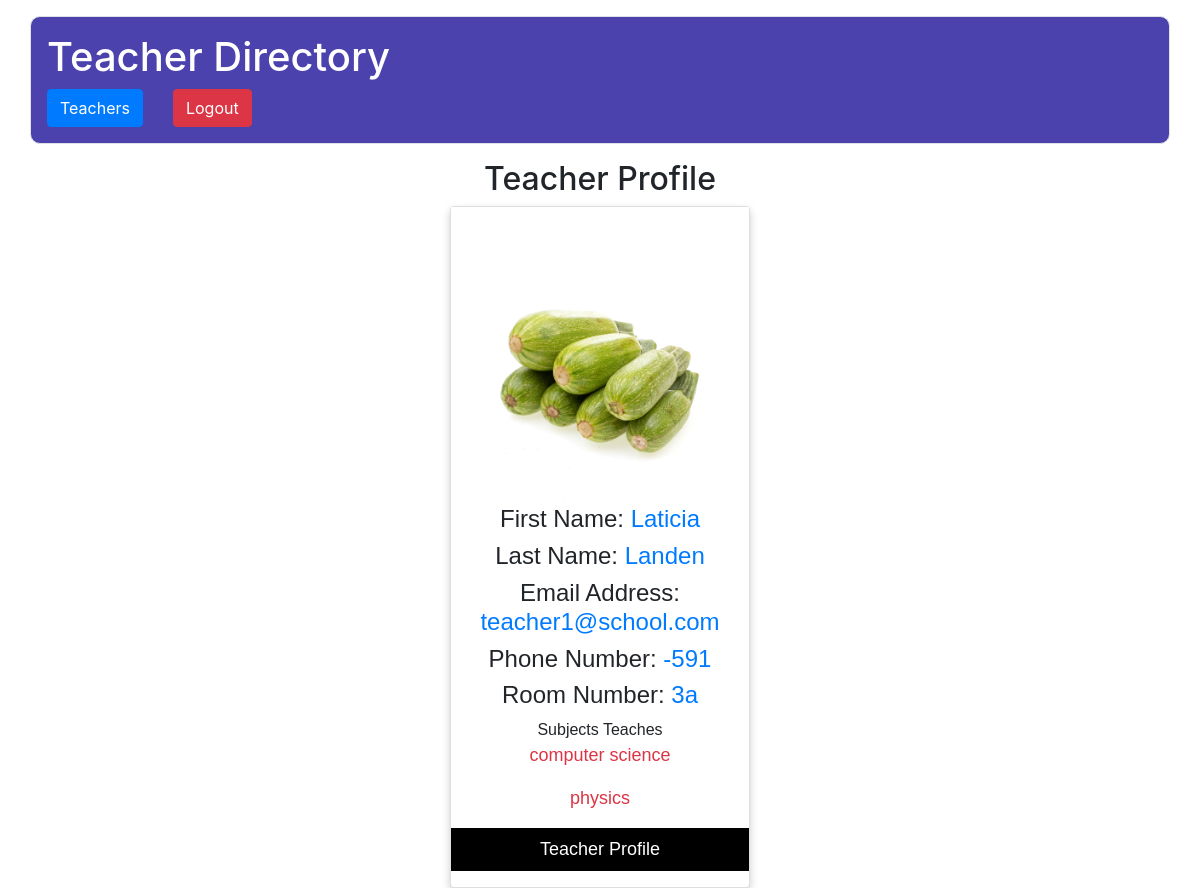
The page /GetProfilePage/?uid=461 (signed in) on the database its author committed.
### directory/models.py (models this page shows, shortened)
class TeacherModel(models.Model):
    FirstName = models.CharField(max_length=100)
    LastName = models.CharField(max_length=100)
    Profilepicture = models.CharField(max_length=100)
    EmailAddress = models.CharField(unique=True, max_length=100)
    PhoneNumber = models.CharField(max_length=100)
    RoomNumber = models.CharField(max_length=100)
    Subjectstaught = models.ManyToManyField(SubjectsModel)
    class Meta:
        db_table = 'Teachers'

class SubjectsModel(models.Model):
    Subjectstaught = models.CharField(max_length=100)
    class Meta:
        db_table = 'Subjects'

### directory/views.py (the view)
# urls.py: path('GetProfilePage/', dt.GetProfilePageView.as_view(), name='GetProfilePage'),
class GetProfilePageView(View):
    @method_decorator(login_required(login_url='/Login/'))
    def get(self, request, *args, **kwargs):
        id = int(request.GET.get('uid'))
        data = TeacherModel.objects.get(id=id)
        return render(request, 'ProfilePage.html', {'data': data})

### assets/templates/ProfilePage.html (shortened to what this page needs)
{%extends 'appbase.html'%}
{%block contents%}
<!DOCTYPE html>
<html>
<head>
<link rel="stylesheet" href="https://cdnjs.cloudflare.com/ajax/libs/font-awesome/4.7.0/css/font-awesome.min.css">
</head>
<body>
<h2 style="text-align:center">Teacher Profile</h2>
<div class="card">
  <img src="/media/profilepic/{{data.Profilepicture}}" alt="John" style="width:100%">
    <h4>First Name: <span class="text-primary">{{data.FirstName}}</span></h4>
  <h4>Last Name: <span class="text-primary">{{data.LastName}}</span></h4>
  <h4>Email Address: <span class="text-primary">{{data.EmailAddress}}</span></h4>
  <h4>Phone Number: <span class="text-primary">{{data.PhoneNumber}}</span></h4>
  <h4>Room Number: <span class="text-primary">{{data.RoomNumber}}</span></h4>
  Subjects Teaches
  {% for subject in data.Subjectstaught.all %}
    <p class="title text-danger"> {{subject.Subjectstaught}}</p>
    {% endfor %}
  <p><button>Teacher Profile</button></p>
</div>
</body>
</html>
{%endblock%}

### assets/templates/ProfilePage.html (style rules this page uses)
.card { box-shadow: 0 4px 8px 0 rgba(0, 0, 0, 0.2); max-width: 300px; margin: auto; text-align: center; font-family: arial; }
.title { color: grey; font-size: 18px; }
button { border: none; outline: 0; display: inline-block; padding: 8px; color: white; background-color: #000; text-align: center; cursor: pointer; width: 100%; font-size: 18px; }

### rows shown on the page
TeacherModel: Profilepicture (picture), FirstName "Laticia", LastName "Landen", EmailAddress "teacher1@school.com", PhoneNumber "-591", RoomNumber "3a"
SubjectsModel: Subjectstaught "computer science"
SubjectsModel: Subjectstaught "physics"
